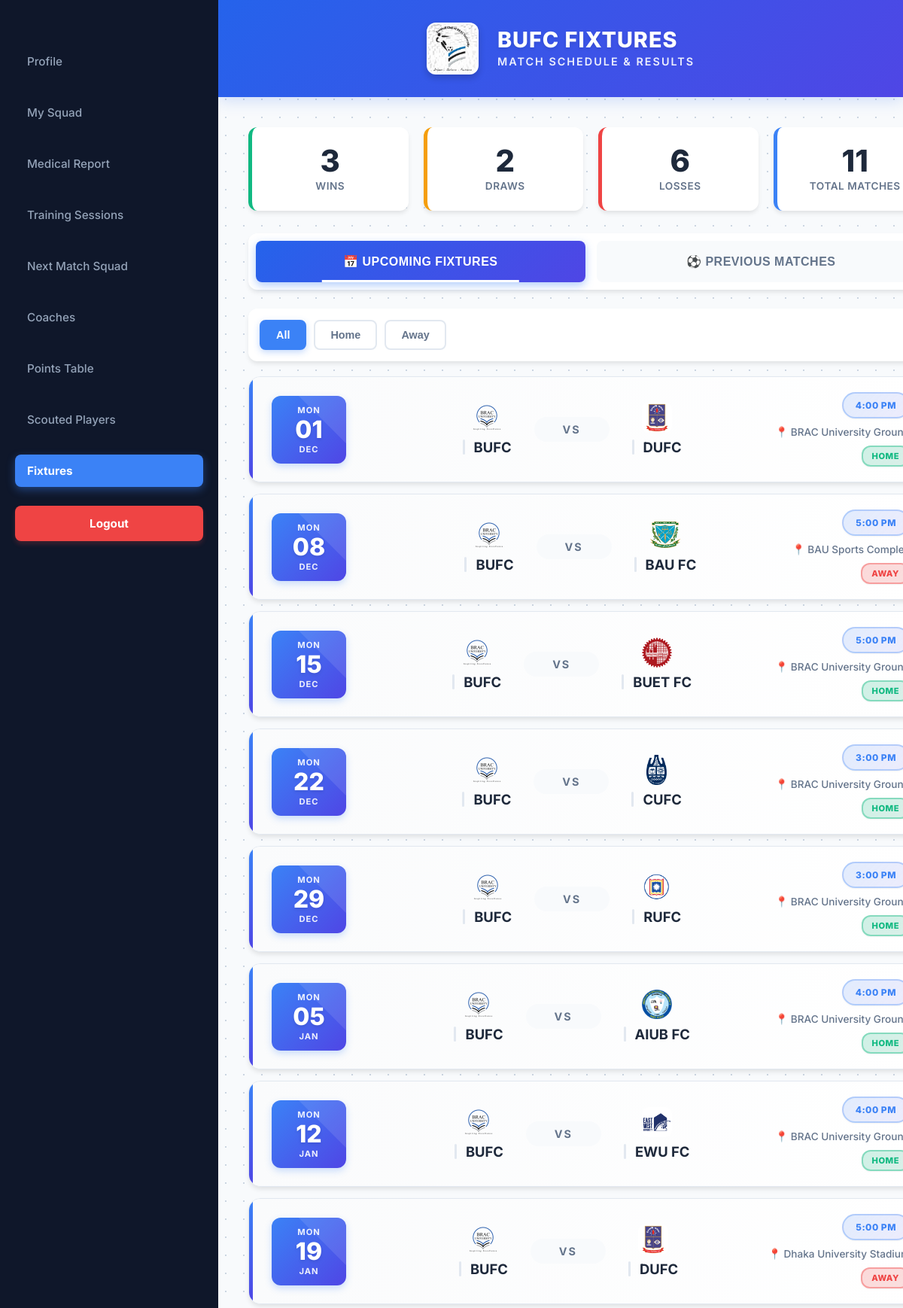
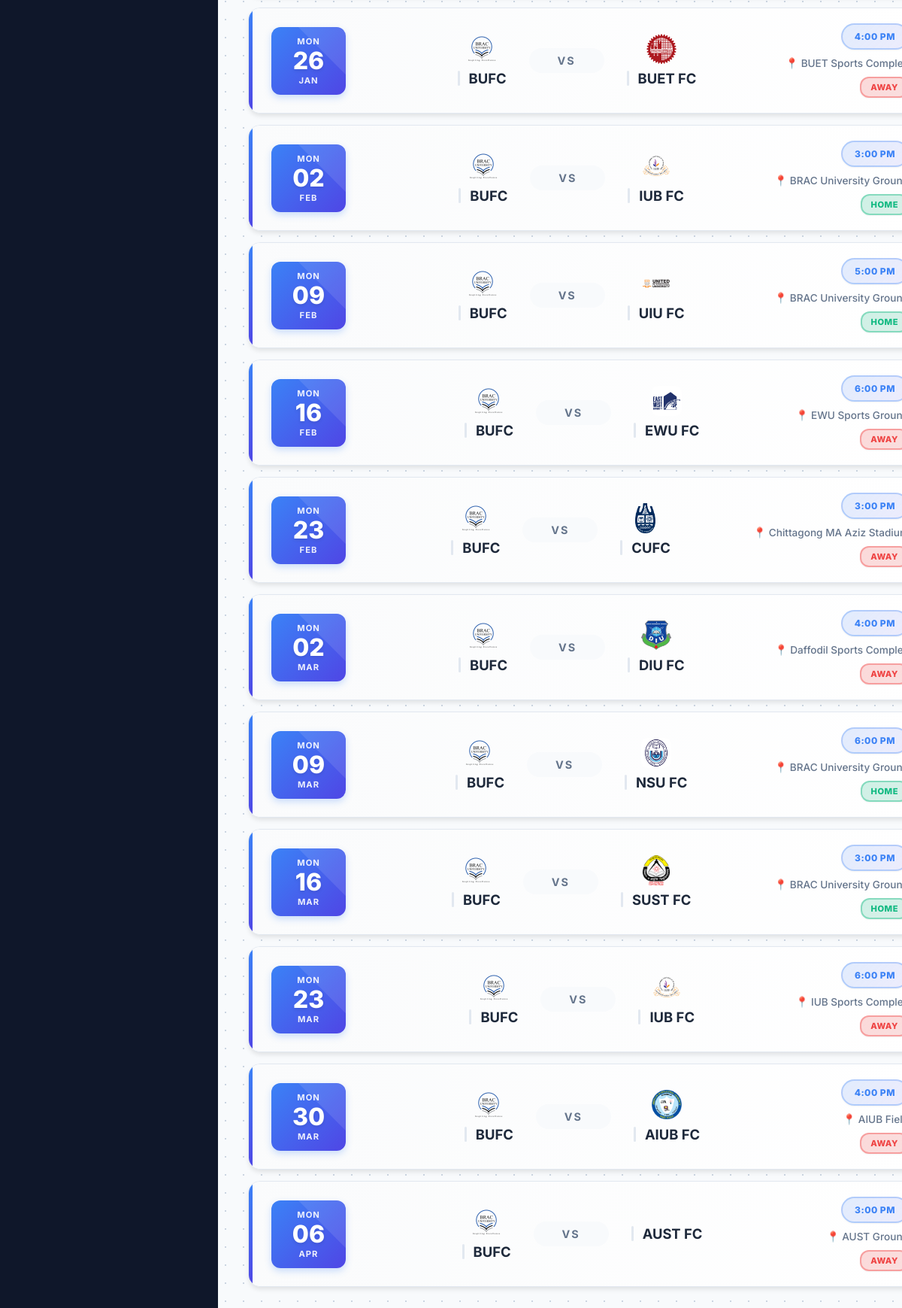
/codes/fixtures.php (signed in), run on the app's committed database (2 pictures, top to bottom).
### tables this page shows
CREATE TABLE `fixtures` (
  `Match_id` int(11) NOT NULL,
  `Match_date` date NOT NULL,
  `Match_time` time NOT NULL,
  `Stadium` varchar(100) DEFAULT NULL,
  `Match_status` varchar(50) DEFAULT NULL,
  `Opponent` varchar(100) DEFAULT NULL
);

### codes/fixtures.php (the view, shortened to what this page needs)
<?php
$user_role = $_SESSION['user_role'];
$tournament_conn = mysqli_connect("localhost", "root", "", "tournament_db");
$upcoming_fixtures = [];
$upcoming_query = "SELECT * FROM fixtures WHERE Match_status = 'Scheduled' ORDER BY Match_date ASC, Match_time ASC";
$upcoming_result = mysqli_query($tournament_conn, $upcoming_query);
while ($row = mysqli_fetch_assoc($upcoming_result)) {
    $row['venue'] = (strpos($row['Stadium'], 'BRAC University') !== false) ? 'home' : 'away';
    $upcoming_fixtures[] = $row;
}
$stats = ['wins' => 0, 'draws' => 0, 'losses' => 0, 'total' => 0];
$previous_query = "SELECT f.*, g.Score, g.MVP
                   FROM fixtures f
                   LEFT JOIN generates g ON f.Match_id = g.Match_id AND g.Team_Name = 'BUFC'
                   WHERE f.Match_status IN ('Won', 'Lost', 'Draw')
                   ORDER BY f.Match_date DESC";
$previous_result = mysqli_query($tournament_conn, $previous_query);
while ($row = mysqli_fetch_assoc($previous_result)) {
    $status = strtolower($row['Match_status']);
    if ($status === 'won') {
        $stats['wins']++;
    } elseif ($status === 'lost') {
        $stats['losses']++;
    } else {
        $stats['draws']++;
    }
    $stats['total']++;
}
?>
<!DOCTYPE html>
<html lang="en">
<head>
    <link rel="stylesheet" href="fixtures.css">
</head>
<body>
    <div class="dashboard-container">
        <aside class="sidebar">
            <nav class="sidebar-nav">
                <?php if ($user_role == 'coach'): ?>
                    <a href="coachProfile.php" class="nav-item">Profile</a>
                    <a href="mySquad.php" class="nav-item">My Squad</a>
                    <a href="medicalReport.php" class="nav-item">Medical Report</a>
                    <a href="trainingSessions.php" class="nav-item">Training Sessions</a>
                    <a href="nextMatchSquad.php" class="nav-item">Next Match Squad</a>
                    <a href="coaches.php" class="nav-item">Coaches</a>
                    <a href="pointsTable.php" class="nav-item">Points Table</a>
                    <a href="scoutedPlayers.php" class="nav-item">Scouted Players</a>
                    <a href="fixtures.php" class="nav-item active">Fixtures</a>
                <?php endif; ?>
                <a href="logout.php" class="nav-item logout-link">Logout</a>
            </nav>
        </aside>
        <div class="main-content">
            <header class="top-header">
                <div class="brand-group">
                    <img src="images/bufc-logo.jpg" alt="Logo" class="header-logo">
                    <div class="header-text-group">
                        <h1>BUFC FIXTURES</h1>
                        <p class="slogan">Match Schedule & Results</p>
                    </div>
                </div>
            </header>
            <div class="squad-container fade-in">
                <div class="stats-bar">
                    <div class="stat-box win-stat">
                        <div class="stat-number"><?php echo $stats['wins']; ?></div>
                        <div class="stat-label">Wins</div>
                    </div>
                    <div class="stat-box draw-stat">
                        <div class="stat-number"><?php echo $stats['draws']; ?></div>
                        <div class="stat-label">Draws</div>
                    </div>
                    <div class="stat-box loss-stat">
                        <div class="stat-number"><?php echo $stats['losses']; ?></div>
                        <div class="stat-label">Losses</div>
                    </div>
                    <div class="stat-box total-stat">
                        <div class="stat-number"><?php echo $stats['total']; ?></div>
                        <div class="stat-label">Total Matches</div>
                    </div>
                </div>
                <div class="main-tab-switcher">
                    <button class="main-tab active" onclick="switchMainTab('upcoming')">📅 Upcoming Fixtures</button>
                    <button class="main-tab" onclick="switchMainTab('previous')">⚽ Previous Matches</button>
                </div>
                <div id="upcoming-section" class="tab-section active">
                    <div class="filter-tabs">
                        <button class="filter-tab active" onclick="filterUpcoming('all')">All</button>
                        <button class="filter-tab" onclick="filterUpcoming('home')">Home</button>
                        <button class="filter-tab" onclick="filterUpcoming('away')">Away</button>
                    </div>
                    <div class="fixtures-list">
                        <?php if (empty($upcoming_fixtures)): ?>
                            <div class="no-data">No upcoming fixtures</div>
                        <?php else: ?>
                            <?php foreach ($upcoming_fixtures as $fixture):
                                $date = new DateTime($fixture['Match_date'] . ' ' . $fixture['Match_time']);
                                $day = $date->format('D');
                                $dateNum = $date->format('d');
                                $month = $date->format('M');
                                $time = $date->format('g:i A');
                            ?>
                            <div class="match-box upcoming" data-venue="<?php echo $fixture['venue']; ?>">
                                <div class="match-header">
                                    <div class="match-info">
                                        <div class="match-date-box">
                                            <div class="match-day"><?php echo $day; ?></div>
                                            <div class="match-date-num"><?php echo $dateNum; ?></div>
                                            <div class="match-month"><?php echo $month; ?></div>
                                        </div>
                                        <div class="match-score-section upcoming">
    <div class="team-container">
        <img src="images/teams/BUFC.png" alt="BUFC" class="team-logo" onerror="this.style.display='none'">
        <div class="team-name">BUFC</div>
    </div>
    <div class="vs-text">VS</div>
    <div class="team-container">
        <img src="images/teams/<?php echo htmlspecialchars($fixture['Opponent']) ?>.png" alt="<?php echo htmlspecialchars($fixture['Opponent']) ?>" class="team-logo" onerror="this.style.display='none'">
        <div class="team-name"><?php echo htmlspecialchars($fixture['Opponent']) ?></div>
    </div>
</div>
                                    </div>
                                    <div class="match-meta">
                                        <div class="match-status-badge scheduled"><?php echo $time; ?></div>
                                        <div class="stadium-info">📍 <?php echo htmlspecialchars($fixture['Stadium']); ?></div>
                                        <div class="venue-badge <?php echo $fixture['venue']; ?>">
                                            <?php echo strtoupper($fixture['venue']); ?>
                                        </div>
                                    </div>
                                </div>
                            </div>
                            <?php endforeach; ?>
                        <?php endif; ?>
                    </div>
                </div>
            </div>
        </div>
    </div>
</body>
</html>

### data on the page
fixtures: day "MON", dateNum "01", month "DEC", Opponent (picture), Opponent "DUFC", time "4:00 PM", Stadium "BRAC University…", venue "HOME"
fixtures: day "MON", dateNum "08", month "DEC", Opponent (picture), Opponent "BAU FC", time "5:00 PM", Stadium "BAU Sports…", venue "AWAY"
fixtures: day "MON", dateNum "15", month "DEC", Opponent (picture), Opponent "BUET FC", time "5:00 PM", Stadium "BRAC University…", venue "HOME"
fixtures: day "MON", dateNum "22", month "DEC", Opponent (picture), Opponent "CUFC", time "3:00 PM", Stadium "BRAC University…", venue "HOME"
fixtures: day "MON", dateNum "29", month "DEC", Opponent (picture), Opponent "RUFC", time "3:00 PM", Stadium "BRAC University…", venue "HOME"
fixtures: day "MON", dateNum "05", month "JAN", Opponent (picture), Opponent "AIUB FC", time "4:00 PM", Stadium "BRAC University…", venue "HOME"
fixtures: day "MON", dateNum "12", month "JAN", Opponent (picture), Opponent "EWU FC", time "4:00 PM", Stadium "BRAC University…", venue "HOME"
fixtures: day "MON", dateNum "19", month "JAN", Opponent (picture), Opponent "DUFC", time "5:00 PM", Stadium "Dhaka University…", venue "AWAY"
fixtures: day "MON", dateNum "26", month "JAN", Opponent (picture), Opponent "BUET FC", time "4:00 PM", Stadium "BUET Sports…", venue "AWAY"
fixtures: day "MON", dateNum "02", month "FEB", Opponent (picture), Opponent "IUB FC", time "3:00 PM", Stadium "BRAC University…", venue "HOME"
fixtures: day "MON", dateNum "09", month "FEB", Opponent (picture), Opponent "UIU FC", time "5:00 PM", Stadium "BRAC University…", venue "HOME"
fixtures: day "MON", dateNum "16", month "FEB", Opponent (picture), Opponent "EWU FC", time "6:00 PM", Stadium "EWU Sports…", venue "AWAY"
fixtures: day "MON", dateNum "23", month "FEB", Opponent (picture), Opponent "CUFC", time "3:00 PM", Stadium "Chittagong MA Aziz…", venue "AWAY"
fixtures: day "MON", dateNum "02", month "MAR", Opponent (picture), Opponent "DIU FC", time "4:00 PM", Stadium "Daffodil Sports…", venue "AWAY"
fixtures: day "MON", dateNum "09", month "MAR", Opponent (picture), Opponent "NSU FC", time "6:00 PM", Stadium "BRAC University…", venue "HOME"
fixtures: day "MON", dateNum "16", month "MAR", Opponent (picture), Opponent "SUST FC", time "3:00 PM", Stadium "BRAC University…", venue "HOME"
fixtures: day "MON", dateNum "23", month "MAR", Opponent (picture), Opponent "IUB FC", time "6:00 PM", Stadium "IUB Sports…", venue "AWAY"
fixtures: day "MON", dateNum "30", month "MAR", Opponent (picture), Opponent "AIUB FC", time "4:00 PM", Stadium "AIUB…", venue "AWAY"
fixtures: day "MON", dateNum "06", month "APR", Opponent "AUST FC", time "3:00 PM", Stadium "AUST…", venue "AWAY"

### other printed values
$stats['wins'] "3"
$stats['draws'] "2"
$stats['losses'] "6"
$stats['total'] "11"
